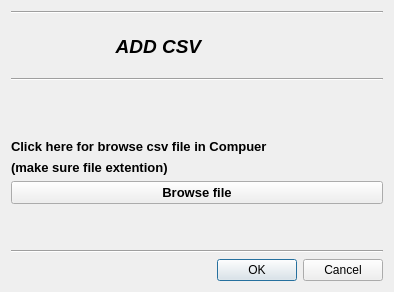
<?xml version="1.0" encoding="UTF-8"?>
<ui version="4.0">
 <class>Dialog</class>
 <widget class="QDialog" name="Dialog">
  <property name="geometry">
   <rect>
    <x>0</x>
    <y>0</y>
    <width>394</width>
    <height>292</height>
   </rect>
  </property>
  <property name="windowTitle">
   <string>Dialog</string>
  </property>
  <layout class="QVBoxLayout" name="verticalLayout_2">
   <item>
    <layout class="QVBoxLayout" name="verticalLayout">
     <item>
      <widget class="Line" name="line_3">
       <property name="orientation">
        <enum>Qt::Horizontal</enum>
       </property>
      </widget>
     </item>
     <item>
      <widget class="QLabel" name="label_3">
       <property name="sizePolicy">
        <sizepolicy hsizetype="Preferred" vsizetype="Expanding">
         <horstretch>0</horstretch>
         <verstretch>4</verstretch>
        </sizepolicy>
       </property>
       <property name="font">
        <font>
         <pointsize>14</pointsize>
         <weight>75</weight>
         <italic>true</italic>
         <bold>true</bold>
        </font>
       </property>
       <property name="text">
        <string>                    ADD CSV</string>
       </property>
      </widget>
     </item>
     <item>
      <widget class="Line" name="line_2">
       <property name="orientation">
        <enum>Qt::Horizontal</enum>
       </property>
      </widget>
     </item>
     <item>
      <spacer name="verticalSpacer">
       <property name="orientation">
        <enum>Qt::Vertical</enum>
       </property>
       <property name="sizeHint" stdset="0">
        <size>
         <width>20</width>
         <height>52</height>
        </size>
       </property>
      </spacer>
     </item>
     <item>
      <widget class="QLabel" name="label">
       <property name="font">
        <font>
         <pointsize>10</pointsize>
         <weight>75</weight>
         <bold>true</bold>
        </font>
       </property>
       <property name="text">
        <string>Click here for browse csv file in Compuer</string>
       </property>
      </widget>
     </item>
     <item>
      <widget class="QLabel" name="label_2">
       <property name="font">
        <font>
         <pointsize>10</pointsize>
         <weight>75</weight>
         <bold>true</bold>
        </font>
       </property>
       <property name="text">
        <string>(make sure file extention)</string>
       </property>
      </widget>
     </item>
     <item>
      <widget class="QPushButton" name="pushButton">
       <property name="font">
        <font>
         <pointsize>10</pointsize>
         <weight>75</weight>
         <bold>true</bold>
        </font>
       </property>
       <property name="text">
        <string>Browse file</string>
       </property>
      </widget>
     </item>
     <item>
      <spacer name="verticalSpacer_2">
       <property name="orientation">
        <enum>Qt::Vertical</enum>
       </property>
       <property name="sizeHint" stdset="0">
        <size>
         <width>20</width>
         <height>40</height>
        </size>
       </property>
      </spacer>
     </item>
    </layout>
   </item>
   <item>
    <widget class="Line" name="line">
     <property name="orientation">
      <enum>Qt::Horizontal</enum>
     </property>
    </widget>
   </item>
   <item>
    <widget class="QDialogButtonBox" name="buttonBox">
     <property name="orientation">
      <enum>Qt::Horizontal</enum>
     </property>
     <property name="standardButtons">
      <set>QDialogButtonBox::Cancel|QDialogButtonBox::Ok</set>
     </property>
    </widget>
   </item>
  </layout>
 </widget>
 <resources/>
 <connections>
  <connection>
   <sender>buttonBox</sender>
   <signal>accepted()</signal>
   <receiver>Dialog</receiver>
   <slot>accept()</slot>
   <hints>
    <hint type="sourcelabel">
     <x>248</x>
     <y>254</y>
    </hint>
    <hint type="destinationlabel">
     <x>157</x>
     <y>274</y>
    </hint>
   </hints>
  </connection>
  <connection>
   <sender>buttonBox</sender>
   <signal>rejected()</signal>
   <receiver>Dialog</receiver>
   <slot>reject()</slot>
   <hints>
    <hint type="sourcelabel">
     <x>316</x>
     <y>260</y>
    </hint>
    <hint type="destinationlabel">
     <x>286</x>
     <y>274</y>
    </hint>
   </hints>
  </connection>
 </connections>
</ui>
